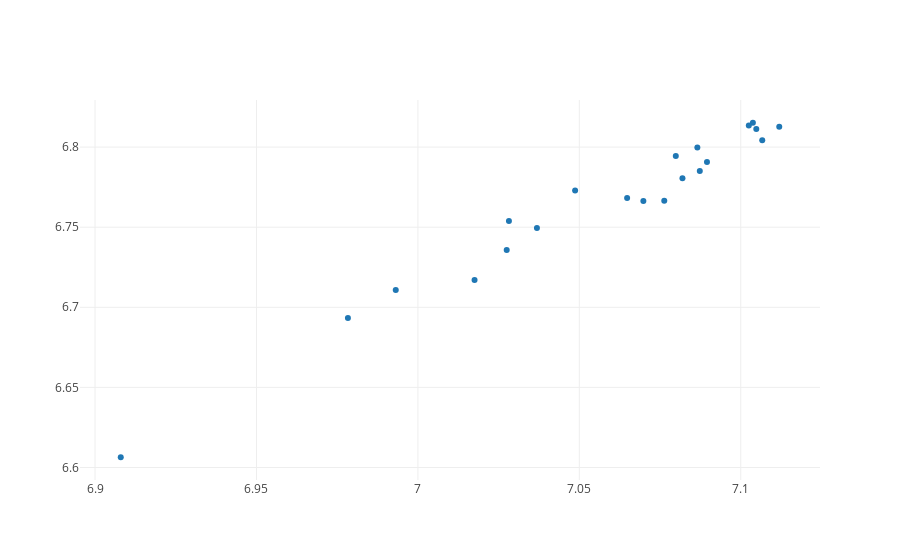

The code cell stored with this chart in its notebook:
### Code cell
trace = go.Scatter(
    x = b['test'],
    y = b['val'],
    text='F-'+b['full'].astype(str) + 'D-' + b['drop'].astype(str) + '-L' + b['lag'].astype(str)+ '-A' + b['activation'].astype(str), 
    mode = 'markers'
)
py.iplot([trace], filename='basic-scatter')

### Figure 1 — Plotly figure (JSON) as saved in the notebook; plotly's stock layout.template omitted (floating-point values rounded to 4 significant figures)
{"data": [{"mode": "markers", "text": ["F-[512, 256]D-0.3-L12-A['elu', 0.1]", "F-[512, 256]D-0.3-L18-A['elu', 0.1]", "F-[512, 256]D-0.3-L12-A['elu', 0.2]", "F-[512, 256]D-0.3-L18-A['elu', 0.2]", "F-[512, 256]D-0.3-L12-A['elu', 0.3]", "F-[512, 256]D-0.3-L18-A['elu', 0.3]", "F-[512, 256]D-0.3-L12-A['elu', 0.4]", "F-[512, 256]D-0.3-L12-A['elu', 0.5]", "F-[512, 256]D-0.3-L12-A['elu', 0.6]", "F-[512, 256]D-0.3-L12-A['leaky', 0.15]", "F-[512, 256]D-0.3-L12-A['leaky', 0.1]", "F-[512, 256]D-0.3-L18-A['leaky', 0.1]", "F-[512, 256]D-0.3-L12-A['leaky', 0.25]", "F-[512, 256]D-0.3-L12-A['leaky', 0.2]", "F-[512, 256]D-0.3-L18-A['leaky', 0.2]", "F-[512, 256]D-0.3-L12-A['leaky', 0.3]", "F-[512, 256]D-0.3-L18-A['leaky', 0.3]", "F-[512, 256]D-0.3-L12-A['leaky', 0.4]", "F-[512, 256]D-0.3-L12-A['leaky', 0.5]", "F-[512, 256]D-0.3-L12-A['prelu', 0]", "F-[512, 256]D-0.3-L18-A['prelu', 0]"], "type": "scatter", "uid": "ac859944-b66f-4e1b-8559-b60832b2d951", "x": [7.049, 6.993, 7.087, 7.037, 7.104, 7.065, 7.105, 7.09, 7.07, 7.102, 7.08, 7.028, 7.107, 7.112, 7.082, 7.087, 7.076, 7.018, 6.908, 7.028, 6.978], "y": [6.773, 6.711, 6.8, 6.749, 6.815, 6.768, 6.811, 6.791, 6.766, 6.814, 6.794, 6.736, 6.804, 6.813, 6.781, 6.785, 6.767, 6.717, 6.606, 6.754, 6.693]}], "layout": {}}
